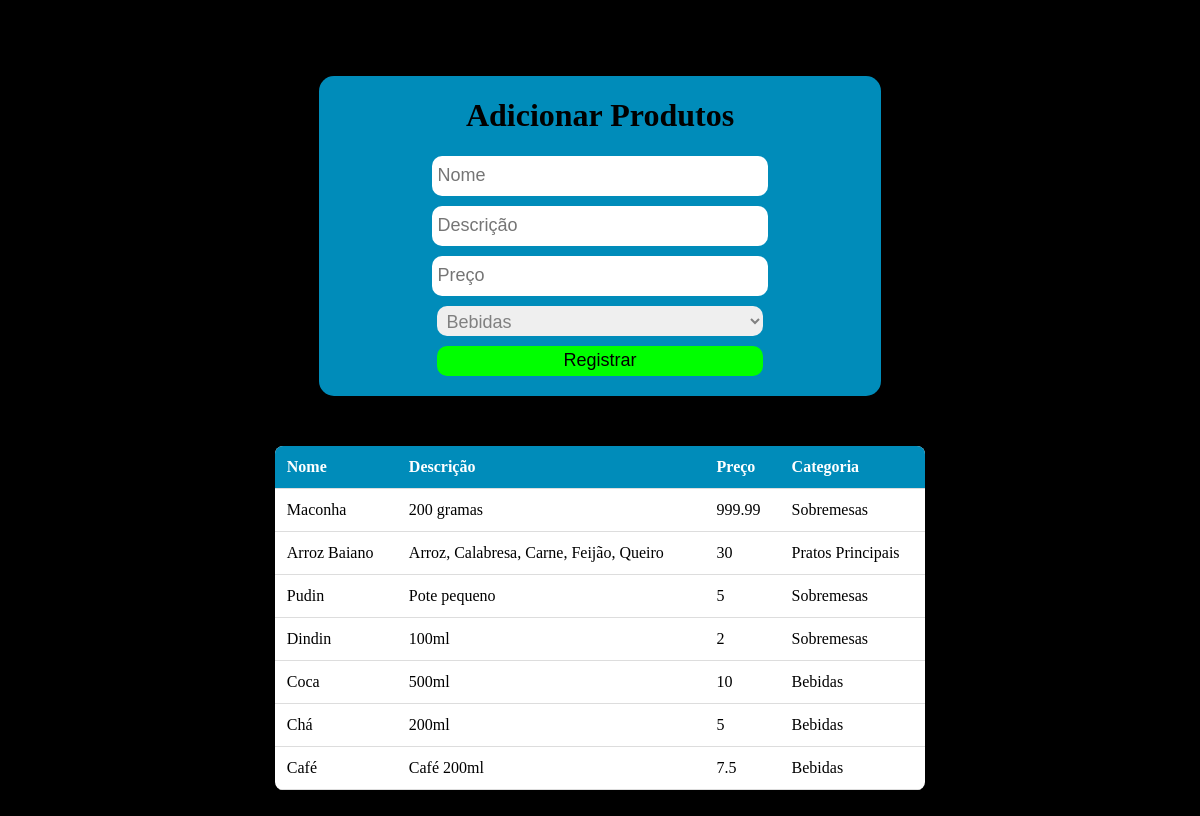
/gerente/gerenciamento/adicionar (signed in), run on the app's committed database.
### tables this page shows
CREATE TABLE products (
            id INTEGER PRIMARY KEY AUTOINCREMENT,
            nome VARCHAR(100) NOT NULL,
            descricao TEXT NOT NULL,
            preco DECIMAL(5,2) NOT NULL,
            categoriaId INTEGER NOT NULL,
            FOREIGN KEY (categoriaId) REFERENCES category(id) ON DELETE CASCADE
        );

CREATE TABLE category (
            id INTEGER PRIMARY KEY AUTOINCREMENT,
            nome VARCHAR(100) NOT NULL
        );

### backend/main.py (the view)
@app.route("/gerente/gerenciamento/adicionar")
@login_required
def manager_utilities_add():
    product_list = productSQL.list()
    return render_template("products_manager/add.html", list = product_list)

### backend/main.py (called while the page is built)
def login_required(f):
    @wraps(f)
    def decorated_function(*args, **kwargs):
        if 'user' not in session:
            return redirect("/gerente")
        return f(*args, **kwargs)
    return decorated_function

### backend/productSQL.py (called while the page is built)
def list():
    conn = sqlite.connect('productSQL.sqlite')
    cursor = conn.cursor()
    cursor.execute('SELECT products.*, category.nome FROM products, category WHERE products.categoriaId = category.id ORDER BY products.id DESC;')
    data = cursor.fetchall()
    products = []
    for i in data:
        products.append(i)
    conn.close()
    return products

### templates/products_manager/add.html (shortened to what this page needs)
<!DOCTYPE html>
<html lang="en">
<head>
    <link rel="stylesheet" href="{{ url_for('static', filename='manager/manager_products.css') }}">
    <link rel="stylesheet" href="{{ url_for('static', filename='products.css') }}">
</head>
<body>
    <div class="container">
        <h1>Adicionar Produtos</h1>
        <form action="/gerente/gerenciamento/add" method="POST">
            <input type="text" id="name-products" name="name-products" placeholder="Nome" required>
            <input type="text" id="description-products" name="description-products" placeholder="Descrição" required>
            <input type="number" step="0.01" id="price-products" name="price-products" placeholder="Preço" required>
            <select id="category-products" name="category-products">
                <option value="1">Bebidas</option>
            </select>
            <button type="submit">Registrar</button>
        </form>
    </div>
    <table>
        <thead>
            <tr>
                <th>Nome</th>
                <th>Descrição</th>
                <th>Preço</th>
                <th>Categoria</th>
            </tr>
        </thead>
        <tbody>
            {% for product in list %}
            <tr>
                <td>{{product[1]}}</td>
                <td>{{product[2]}}</td>
                <td>{{product[3]}}</td>
                <td>{{product[5]}}</td>
            </tr>
            {% endfor %}
        </tbody>
    </table>
</body>
</html>

### static/manager/manager_products.css (style rules this page uses)
body { display: flex; flex-direction: column; align-items: center; background-color: rgb(0, 0, 0); height: 100vh; padding: 0px 50px 0px 50px; gap: 50px; }
.container { display: flex; flex-direction: column; align-items: center; width: 50%; height: auto; padding: 0px 10px 20px 10px; background-color: #008CBA; border-radius: 15px; }
.container form { width: 100%; display: flex; justify-content: center; align-items: center; flex-direction: column; gap: 10px; }
.container form input { border-radius: 10px; border: none; width: 60%; height: 30px; font-size: large; padding: 5px; transition: 0.2s; }
select { color: gray; border-radius: 10px; border: none; width: 60%; height: 30px; font-size: large; padding: 5px; transition: 0.2s; }
.container form button { background-color: rgb(0, 255, 0); border-radius: 10px; border: none; width: 60%; height: 30px; font-size: large; cursor: pointer; transition: 0.2s; }

### static/products.css (style rules this page uses)
table { width: 60%; border-collapse: collapse; background: white; box-shadow: 0 4px 8px rgba(0, 0, 0, 0.2); border-radius: 8px; overflow: hidden; }
th, td { padding: 12px; text-align: left; border-bottom: 1px solid #ddd; }
th { background: #008CBA; color: white; }

### data on the page
products: nome "Maconha", descricao "200 gramas", preco "999.99", nome "Sobremesas"
products: nome "Arroz Baiano", descricao "Arroz, Calabresa, Carne, Feijão, Queiro", preco "30", nome "Pratos Principais"
products: nome "Pudin", descricao "Pote pequeno", preco "5", nome "Sobremesas"
products: nome "Dindin", descricao "100ml", preco "2", nome "Sobremesas"
products: nome "Coca", descricao "500ml", preco "10", nome "Bebidas"
products: nome "Chá", descricao "200ml", preco "5", nome "Bebidas"
products: nome "Café", descricao "Café 200ml", preco "7.5", nome "Bebidas"
